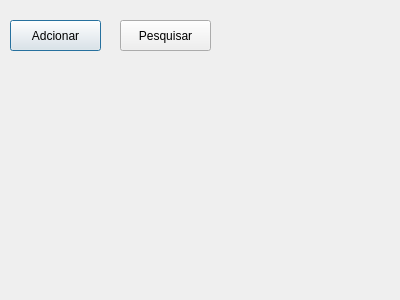
<?xml version="1.0" encoding="UTF-8"?>
<ui version="4.0">
 <class>fm_principal</class>
 <widget class="QDialog" name="fm_principal">
  <property name="geometry">
   <rect>
    <x>0</x>
    <y>0</y>
    <width>400</width>
    <height>300</height>
   </rect>
  </property>
  <property name="windowTitle">
   <string>Dialog</string>
  </property>
  <widget class="QPushButton" name="btn_addcont">
   <property name="geometry">
    <rect>
     <x>10</x>
     <y>20</y>
     <width>91</width>
     <height>31</height>
    </rect>
   </property>
   <property name="toolTip">
    <string/>
   </property>
   <property name="accessibleDescription">
    <string extracomment="add contato"/>
   </property>
   <property name="text">
    <string>Adcionar</string>
   </property>
  </widget>
  <widget class="QPushButton" name="btn_pesqcont">
   <property name="geometry">
    <rect>
     <x>120</x>
     <y>20</y>
     <width>91</width>
     <height>31</height>
    </rect>
   </property>
   <property name="text">
    <string>Pesquisar</string>
   </property>
  </widget>
 </widget>
 <resources/>
 <connections/>
</ui>
